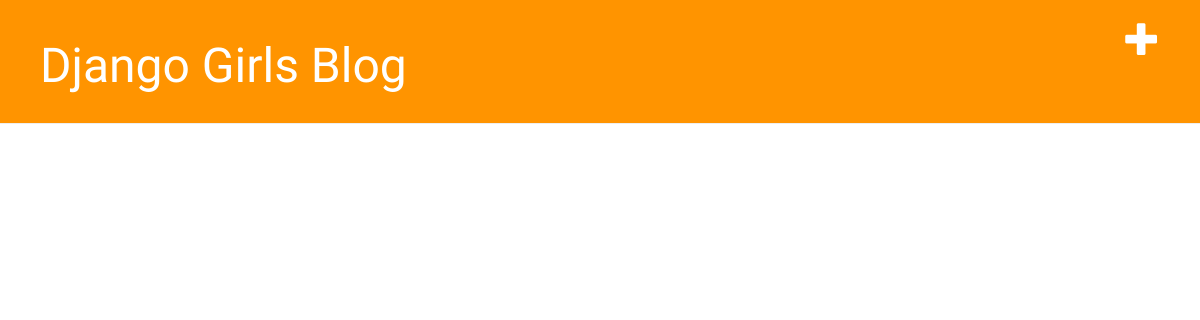
The app's page /, older data.
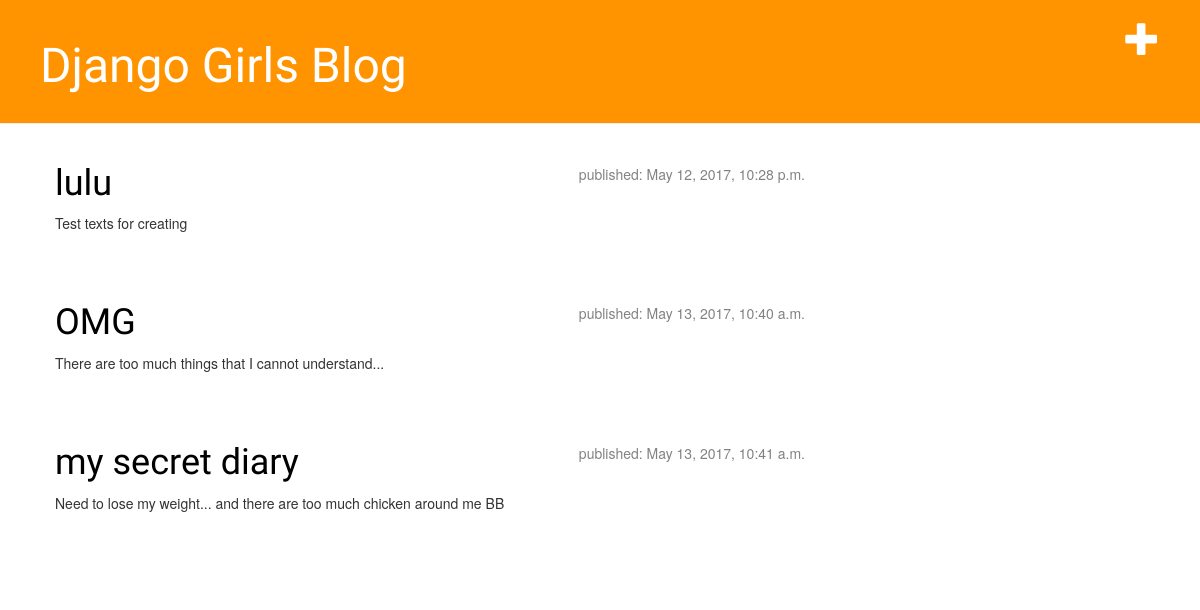
The same page, newer data.
### blog/models.py (models this page shows, shortened)
class Post(models.Model):
        author = models.ForeignKey('auth.User')
        title = models.CharField(max_length=200)
        text = models.TextField()
        created_date = models.DateTimeField(
                default=timezone.now)
        published_date = models.DateTimeField(
                blank=True, null=True)

### blog/views.py (the view)
def post_list(request):
	posts = Post.objects.filter(published_date__lte=timezone.now()).order_by('published_date')
	return render(request, 'blog/post_list.html', {'posts': posts})

### blog/templates/blog/post_list.html
{% extends 'blog/base.html' %}
{% block content %}
	{% for post in posts %}
	<div class="post">
		<div class="date">
		<p>published: {{ post.published_date }} </p>
		</div>
		<h1><a href="{% url 'post_detail' pk=post.pk %}">{{ post.title }}</a></h1>
		<p>{{ post.text|linebreaksbr }}</p>
	</div>
	{% endfor %}
{% endblock content %}

### blog/templates/blog/base.html (shortened to what this page needs)
{% load staticfiles %}
<html>
    <head>
        <link rel="stylesheet" href="//maxcdn.bootstrapcdn.com/bootstrap/3.2.0/css/bootstrap.min.css">
        <link rel="stylesheet" href="//maxcdn.bootstrapcdn.com/bootstrap/3.2.0/css/bootstrap-theme.min.css">
        <link rel="stylesheet" href="{% static 'css/blog.css' %}">
    </head>
    <body>
        <div class="page-header">
		<a href="{% url 'post_new' %}" class="top-menu"><span class="glyphicon glyphicon-plus"></span></a>
            <h1><a href="/">Django Girls Blog</a></h1>
        </div>
        <div class="content container">
            <div class="row">
                <div class="col-md-8">
		{% block content %}
		{% endblock %}
                </div>
            </div>
        </div>
    </body>
</html>

### blog/static/css/blog.css (style rules this page uses)
h1 a { color: #FCA205; font-family: 'Lobster'; }
body { paddling-left: 15px; }
.page-header { background-color: #ff9400; margin-top: 0; padding: 20px 20px 20px 40px; }
.page-header h1, .page-header h1 a, .page-header h1 a:visited, .page-header h1 a:active { color: #ffffff; font-size: 36pt; text-decoration: none; }
.content { margin-left: 40px; }
h1, h2, h3, h4 { font=family: 'Lobster', cursive; }
.date { float: right; color: #828282; }
.top-menu, .top-menu:hover, .top-menu:visited { color: #ffffff; float: right; font-size: 26pt; margin-right: 20px; }
.post { margin-bottom: 70px; }
.post h1 a, .post h1 a:visited { color: #000000; }

Row changes from the older to the newer data that the page shows:
added Post: published_date "May 12, 2017, 10:28 p.m.", title "lulu", text "Test texts for creating"
added Post: published_date "May 13, 2017, 10:40 a.m.", title "OMG", text "There are too much things that I cannot understand..."
added Post: published_date "May 13, 2017, 10:41 a.m.", title "my secret diary", text "Need to lose my weight... and there are too much chicken around me BB"
